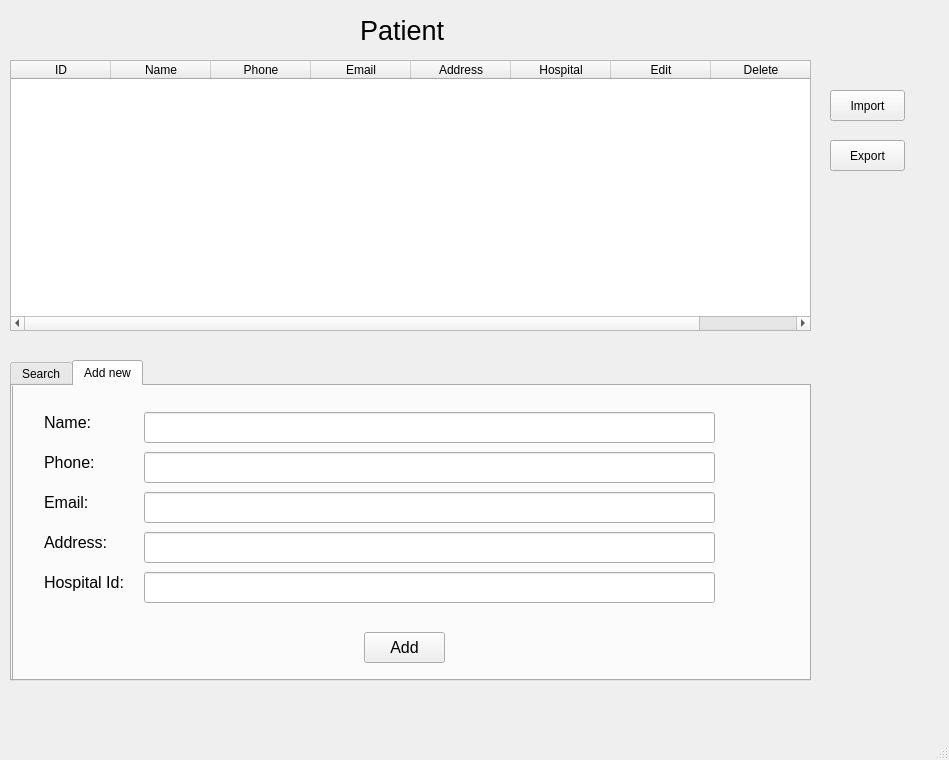
<?xml version="1.0" encoding="UTF-8"?>
<ui version="4.0">
 <class>MainWindow</class>
 <widget class="QMainWindow" name="MainWindow">
  <property name="geometry">
   <rect>
    <x>0</x>
    <y>0</y>
    <width>949</width>
    <height>760</height>
   </rect>
  </property>
  <property name="windowTitle">
   <string>Patient Manage</string>
  </property>
  <property name="windowIcon">
   <iconset resource="abcc.qrc">
    <normaloff>:/newPrefix/fpt.png</normaloff>:/newPrefix/fpt.png</iconset>
  </property>
  <widget class="QWidget" name="centralwidget">
   <widget class="QTabWidget" name="tabWidget">
    <property name="geometry">
     <rect>
      <x>10</x>
      <y>360</y>
      <width>801</width>
      <height>321</height>
     </rect>
    </property>
    <property name="currentIndex">
     <number>1</number>
    </property>
    <widget class="QWidget" name="tab">
     <attribute name="title">
      <string>Search</string>
     </attribute>
     <widget class="QGroupBox" name="groupBox">
      <property name="geometry">
       <rect>
        <x>30</x>
        <y>30</y>
        <width>721</width>
        <height>131</height>
       </rect>
      </property>
      <property name="font">
       <font>
        <pointsize>10</pointsize>
       </font>
      </property>
      <property name="title">
       <string>Search Patient</string>
      </property>
      <widget class="QLabel" name="label_2">
       <property name="geometry">
        <rect>
         <x>20</x>
         <y>40</y>
         <width>71</width>
         <height>31</height>
        </rect>
       </property>
       <property name="font">
        <font>
         <pointsize>15</pointsize>
        </font>
       </property>
       <property name="text">
        <string>Name:</string>
       </property>
      </widget>
      <widget class="QPushButton" name="pushButton_3">
       <property name="geometry">
        <rect>
         <x>300</x>
         <y>90</y>
         <width>121</width>
         <height>31</height>
        </rect>
       </property>
       <property name="font">
        <font>
         <pointsize>12</pointsize>
        </font>
       </property>
       <property name="text">
        <string>Search Patient</string>
       </property>
      </widget>
      <widget class="QLineEdit" name="lineEdit">
       <property name="geometry">
        <rect>
         <x>90</x>
         <y>39</y>
         <width>581</width>
         <height>31</height>
        </rect>
       </property>
      </widget>
     </widget>
    </widget>
    <widget class="QWidget" name="tab_2">
     <attribute name="title">
      <string>Add new</string>
     </attribute>
     <widget class="QLabel" name="label_3">
      <property name="geometry">
       <rect>
        <x>30</x>
        <y>30</y>
        <width>61</width>
        <height>21</height>
       </rect>
      </property>
      <property name="font">
       <font>
        <pointsize>12</pointsize>
       </font>
      </property>
      <property name="text">
       <string>Name:</string>
      </property>
     </widget>
     <widget class="QLabel" name="label_4">
      <property name="geometry">
       <rect>
        <x>30</x>
        <y>70</y>
        <width>61</width>
        <height>21</height>
       </rect>
      </property>
      <property name="font">
       <font>
        <pointsize>12</pointsize>
       </font>
      </property>
      <property name="text">
       <string>Phone:</string>
      </property>
     </widget>
     <widget class="QLabel" name="label_5">
      <property name="geometry">
       <rect>
        <x>30</x>
        <y>110</y>
        <width>61</width>
        <height>21</height>
       </rect>
      </property>
      <property name="font">
       <font>
        <pointsize>12</pointsize>
       </font>
      </property>
      <property name="text">
       <string>Email:</string>
      </property>
     </widget>
     <widget class="QLabel" name="label_6">
      <property name="geometry">
       <rect>
        <x>30</x>
        <y>150</y>
        <width>91</width>
        <height>21</height>
       </rect>
      </property>
      <property name="font">
       <font>
        <pointsize>12</pointsize>
       </font>
      </property>
      <property name="text">
       <string>Address:</string>
      </property>
     </widget>
     <widget class="QLineEdit" name="lineEdit_2">
      <property name="geometry">
       <rect>
        <x>130</x>
        <y>30</y>
        <width>571</width>
        <height>31</height>
       </rect>
      </property>
     </widget>
     <widget class="QLineEdit" name="lineEdit_3">
      <property name="geometry">
       <rect>
        <x>130</x>
        <y>70</y>
        <width>571</width>
        <height>31</height>
       </rect>
      </property>
     </widget>
     <widget class="QLineEdit" name="lineEdit_4">
      <property name="geometry">
       <rect>
        <x>130</x>
        <y>110</y>
        <width>571</width>
        <height>31</height>
       </rect>
      </property>
     </widget>
     <widget class="QLineEdit" name="lineEdit_5">
      <property name="geometry">
       <rect>
        <x>130</x>
        <y>150</y>
        <width>571</width>
        <height>31</height>
       </rect>
      </property>
     </widget>
     <widget class="QPushButton" name="pushButton_4">
      <property name="geometry">
       <rect>
        <x>350</x>
        <y>250</y>
        <width>81</width>
        <height>31</height>
       </rect>
      </property>
      <property name="font">
       <font>
        <pointsize>12</pointsize>
       </font>
      </property>
      <property name="text">
       <string>Add</string>
      </property>
     </widget>
     <widget class="QTabWidget" name="tabWidget_2">
      <property name="geometry">
       <rect>
        <x>0</x>
        <y>-30</y>
        <width>801</width>
        <height>331</height>
       </rect>
      </property>
      <property name="currentIndex">
       <number>1</number>
      </property>
      <widget class="QWidget" name="tab_3">
       <attribute name="title">
        <string>Search</string>
       </attribute>
       <widget class="QGroupBox" name="groupBox_2">
        <property name="geometry">
         <rect>
          <x>30</x>
          <y>30</y>
          <width>691</width>
          <height>131</height>
         </rect>
        </property>
        <property name="font">
         <font>
          <pointsize>10</pointsize>
         </font>
        </property>
        <property name="title">
         <string>Search Doctor</string>
        </property>
        <widget class="QLabel" name="label_7">
         <property name="geometry">
          <rect>
           <x>20</x>
           <y>40</y>
           <width>71</width>
           <height>31</height>
          </rect>
         </property>
         <property name="font">
          <font>
           <pointsize>15</pointsize>
          </font>
         </property>
         <property name="text">
          <string>Name:</string>
         </property>
        </widget>
        <widget class="QPushButton" name="pushButton_5">
         <property name="geometry">
          <rect>
           <x>300</x>
           <y>90</y>
           <width>111</width>
           <height>31</height>
          </rect>
         </property>
         <property name="font">
          <font>
           <pointsize>12</pointsize>
          </font>
         </property>
         <property name="text">
          <string>Search Doctor</string>
         </property>
        </widget>
        <widget class="QLineEdit" name="lineEdit_6">
         <property name="geometry">
          <rect>
           <x>90</x>
           <y>39</y>
           <width>581</width>
           <height>31</height>
          </rect>
         </property>
        </widget>
       </widget>
      </widget>
      <widget class="QWidget" name="tab_4">
       <attribute name="title">
        <string>Add new</string>
       </attribute>
       <widget class="QLabel" name="label_8">
        <property name="geometry">
         <rect>
          <x>30</x>
          <y>30</y>
          <width>61</width>
          <height>21</height>
         </rect>
        </property>
        <property name="font">
         <font>
          <pointsize>12</pointsize>
         </font>
        </property>
        <property name="text">
         <string>Name:</string>
        </property>
       </widget>
       <widget class="QLabel" name="label_9">
        <property name="geometry">
         <rect>
          <x>30</x>
          <y>70</y>
          <width>61</width>
          <height>21</height>
         </rect>
        </property>
        <property name="font">
         <font>
          <pointsize>12</pointsize>
         </font>
        </property>
        <property name="text">
         <string>Phone:</string>
        </property>
       </widget>
       <widget class="QLabel" name="label_10">
        <property name="geometry">
         <rect>
          <x>30</x>
          <y>110</y>
          <width>61</width>
          <height>21</height>
         </rect>
        </property>
        <property name="font">
         <font>
          <pointsize>12</pointsize>
         </font>
        </property>
        <property name="text">
         <string>Email:</string>
        </property>
       </widget>
       <widget class="QLabel" name="label_11">
        <property name="geometry">
         <rect>
          <x>30</x>
          <y>150</y>
          <width>91</width>
          <height>21</height>
         </rect>
        </property>
        <property name="font">
         <font>
          <pointsize>12</pointsize>
         </font>
        </property>
        <property name="text">
         <string>Address:</string>
        </property>
       </widget>
       <widget class="QLineEdit" name="lineEdit_7">
        <property name="geometry">
         <rect>
          <x>130</x>
          <y>30</y>
          <width>571</width>
          <height>31</height>
         </rect>
        </property>
       </widget>
       <widget class="QLineEdit" name="lineEdit_8">
        <property name="geometry">
         <rect>
          <x>130</x>
          <y>70</y>
          <width>571</width>
          <height>31</height>
         </rect>
        </property>
       </widget>
       <widget class="QLineEdit" name="lineEdit_9">
        <property name="geometry">
         <rect>
          <x>130</x>
          <y>110</y>
          <width>571</width>
          <height>31</height>
         </rect>
        </property>
       </widget>
       <widget class="QLineEdit" name="lineEdit_10">
        <property name="geometry">
         <rect>
          <x>130</x>
          <y>150</y>
          <width>571</width>
          <height>31</height>
         </rect>
        </property>
       </widget>
       <widget class="QPushButton" name="pushButton_6">
        <property name="geometry">
         <rect>
          <x>350</x>
          <y>250</y>
          <width>81</width>
          <height>31</height>
         </rect>
        </property>
        <property name="font">
         <font>
          <pointsize>12</pointsize>
         </font>
        </property>
        <property name="text">
         <string>Add</string>
        </property>
       </widget>
       <widget class="QLabel" name="label_12">
        <property name="geometry">
         <rect>
          <x>30</x>
          <y>190</y>
          <width>91</width>
          <height>21</height>
         </rect>
        </property>
        <property name="font">
         <font>
          <pointsize>12</pointsize>
         </font>
        </property>
        <property name="text">
         <string>Hospital Id:</string>
        </property>
       </widget>
       <widget class="QLineEdit" name="lineEdit_11">
        <property name="geometry">
         <rect>
          <x>130</x>
          <y>190</y>
          <width>571</width>
          <height>31</height>
         </rect>
        </property>
       </widget>
      </widget>
     </widget>
    </widget>
   </widget>
   <widget class="QTableWidget" name="tableWidget">
    <property name="geometry">
     <rect>
      <x>10</x>
      <y>60</y>
      <width>801</width>
      <height>271</height>
     </rect>
    </property>
    <column>
     <property name="text">
      <string>ID</string>
     </property>
    </column>
    <column>
     <property name="text">
      <string>Name</string>
     </property>
    </column>
    <column>
     <property name="text">
      <string>Phone</string>
     </property>
    </column>
    <column>
     <property name="text">
      <string>Email</string>
     </property>
    </column>
    <column>
     <property name="text">
      <string>Address</string>
     </property>
    </column>
    <column>
     <property name="text">
      <string>Hospital</string>
     </property>
    </column>
    <column>
     <property name="text">
      <string>Edit</string>
     </property>
    </column>
    <column>
     <property name="text">
      <string>Delete</string>
     </property>
    </column>
   </widget>
   <widget class="QPushButton" name="pushButton">
    <property name="geometry">
     <rect>
      <x>830</x>
      <y>90</y>
      <width>75</width>
      <height>31</height>
     </rect>
    </property>
    <property name="text">
     <string>Import</string>
    </property>
   </widget>
   <widget class="QLabel" name="label">
    <property name="geometry">
     <rect>
      <x>360</x>
      <y>0</y>
      <width>101</width>
      <height>61</height>
     </rect>
    </property>
    <property name="font">
     <font>
      <pointsize>20</pointsize>
     </font>
    </property>
    <property name="text">
     <string>Patient</string>
    </property>
   </widget>
   <widget class="QPushButton" name="pushButton_2">
    <property name="geometry">
     <rect>
      <x>830</x>
      <y>140</y>
      <width>75</width>
      <height>31</height>
     </rect>
    </property>
    <property name="text">
     <string>Export</string>
    </property>
   </widget>
  </widget>
  <widget class="QMenuBar" name="menubar">
   <property name="geometry">
    <rect>
     <x>0</x>
     <y>0</y>
     <width>949</width>
     <height>21</height>
    </rect>
   </property>
  </widget>
  <widget class="QStatusBar" name="statusbar"/>
 </widget>
 <resources>
  <include location="abcc.qrc"/>
 </resources>
 <connections/>
</ui>
